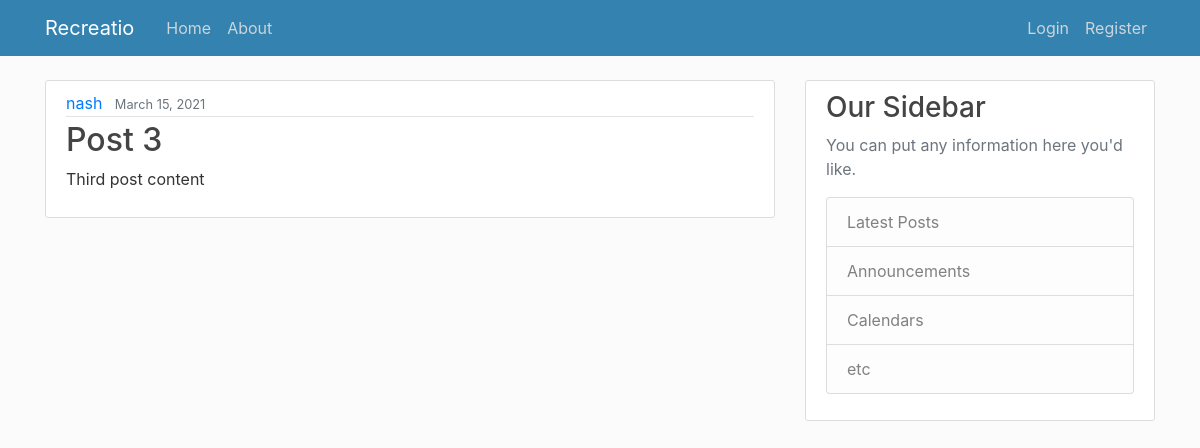
Screenshot of /post/3/ with the database file from the repository.
### web/models.py (models this page shows, shortened)
class Post(models.Model):
    title = models.CharField(max_length = 100)
    content = models.TextField()  #unrestriced text
    date_posted = models.DateTimeField(default=timezone.now)
    author = models.ForeignKey(User, on_delete=models.CASCADE)  #if a user is deleted, delete their posts

### web/views.py (the view)
# urls.py: path('post/<int:pk>/', PostDetailView.as_view(), name='post-detail'),
class PostDetailView(DetailView):
    model = Post

### web/templates/web/post_detail.html (shortened to what this page needs)
{% extends "web/base.html" %}
{% block content %}
  <body>
    <article class="media content-section">
    <div class="media-body">
        <div class="article-metadata">
        <a class="mr-2" href="#">{{ object.author }}</a>
        <small class="text-muted">{{ object.date_posted|date:"F d, Y"}}</small>
        </div>
        <h2 class="article-title">{{ object.title }}</h2>
        <p class="article-content">{{ object.content }}</p>
    </div>
    </article>
    </body>
{% endblock content %}

### web/static/web/main.css (style rules this page uses)
body { background: #fafafac0; color: #333333; margin-top: 5rem; }
h1, h2, h3, h4, h5, h6 { color: #444444; }
.content-section { background: #ffffff; padding: 10px 20px; border: 1px solid #dddddd; border-radius: 3px; margin-bottom: 20px; }
.article-title { color: #444444; }
.article-content { white-space: pre-line; }
.article-metadata { padding-bottom: 1px; margin-bottom: 4px; border-bottom: 1px solid #e3e3e3 }

### rows the page displays
Post: author "nash", date_posted "March 15, 2021", title "Post 3", content "Third post content"
